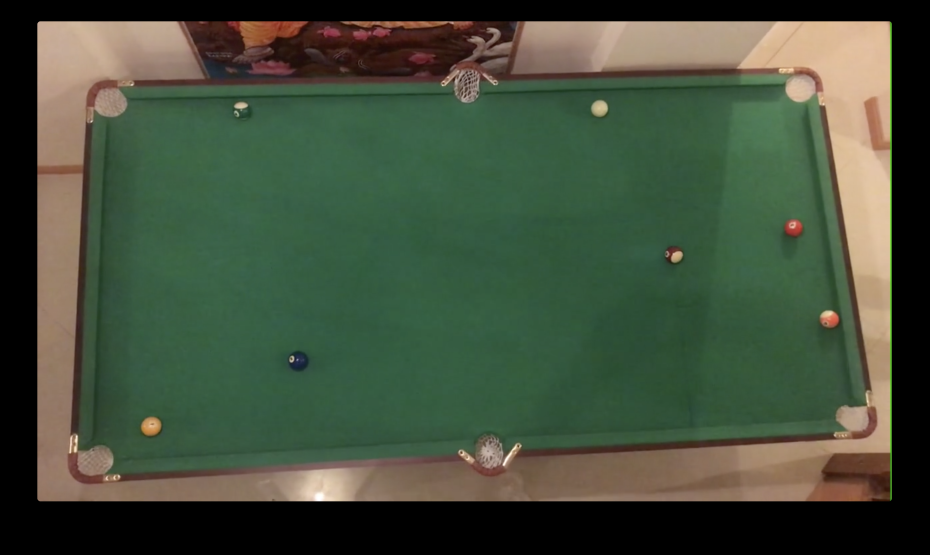
#> input picture 4BallSampleFrame2.png, 2788 x 1664 px (shown at 1/3 size)
$ python thresholding.py 4BallSampleFrame2.png
#> lines starting #> are read from the running program, lines starting #| are printed output that depends on the picture; after the words box and inside, x2 and y2 are one past the last pixel; in counts of white or black regions, pixels touching at a corner belong together
### transform.py
import sys
import numpy as np
import cv2

HUE_MAX = 180    # open cv does this so it stays within a uint8
HUE_WINDOW = 10

GREY_SAT = 60

def isGrey(hsvPixel):
    return hsvPixel[1] < GREY_SAT

# ------------------------   GET THE FELT COLOR  --------------------------
# assume that the most common hue in a give window is the felt hue
def findFeltHueAutomatic(hsv, given):
    if given != 'hsv':
        trhow("error: findFeltHueAutomatic expects a hsv")

    counts = np.zeros(HUE_MAX)
    for i in range(hsv.shape[0]):
        for j in range(hsv.shape[1]):
            if not isGrey(hsv[i][j]):
                counts[hsv[i][j][0]] += 1

    # get hue  window for the felt
    best = 0
    best_hue = 0
    for h in range(HUE_MAX):
        count = 0
        for w in range(HUE_WINDOW):
            count += counts[(h+w) % HUE_MAX]
        if count > best:
            best = count
            best_hue = h

    # actual hue center is offset
    return (best_hue + int(HUE_WINDOW/2)) % HUE_MAX


# ----------------------  Felt hue array  -----------------------------
# simply makes a lookup truth table for hue values
def isFeltHueArray(hue):

    # set those
    isFeltHue = [False] * HUE_MAX
    for w in range(HUE_WINDOW):
        isFeltHue[(hue + w - int(HUE_WINDOW/2) + HUE_MAX) % HUE_MAX] = True

    return isFeltHue


# ----------------------  Find the circles/balls  -----------------------------
# assumes the size of the balls don't change too much
# also assumes that the best matches are balls...
def getCircles(img, mask, radius, given):

    if given != 'bgr':
        throw("Error: getCircles only accepts bgr atm ")

    # gets the canny edges of the images
    canny = cv2.Canny(img, 100, 80)
    canny = cv2.bitwise_and(canny, canny, mask=mask)

    # cv2.imshow("pre", mask)

    kernel = np.ones((3,3),np.uint8)
    smoothed = cv2.dilate(canny, kernel,iterations = 1)
    smoothed = cv2.medianBlur(smoothed, 3)

    avg = np.add(canny/2, smoothed/2)
    avg = np.array(avg, dtype=np.uint8)

    # cv2.imshow("post", avg)

    circles = cv2.HoughCircles(avg, cv2.HOUGH_GRADIENT, 1, 1.5*radius,
                            param1=50,param2=6,minRadius=radius-1,maxRadius=radius+1)

    circles = np.uint16(np.around(circles))

    return circles[0]


def midPoint(tuple1, tuple2):
    x = int((tuple1[0] + tuple2[0])/2)
    y = int((tuple1[1] + tuple2[1])/2)
    return (x, y)


# ----------------------  Find the pockets  -----------------------------
# figure make an edge mask, then find 6 largest circles?
def getPockets(img, corners, radius):

    # # make a mask vaguely where corners are, and half way between them
    mask = np.zeros((img.shape[0],img.shape[1], 1),np.uint8)
    cv2.circle(mask, corners[0], radius*2, (255), -1)
    cv2.circle(mask, corners[1], radius*2, (255), -1)
    cv2.circle(mask, corners[2], radius*2, (255), -1)
    cv2.circle(mask, corners[3], radius*2, (255), -1)
    cv2.circle(mask, midPoint(corners[0], corners[1]), radius*2, (255), -1)
    cv2.circle(mask, midPoint(corners[1], corners[2]), radius*2, (255), -1)
    cv2.circle(mask, midPoint(corners[2], corners[3]), radius*2, (255), -1)
    cv2.circle(mask, midPoint(corners[3], corners[0]), radius*2, (255), -1)

    # gets the canny edges of the images
    canny = cv2.Canny(img, 100, 80)
    # cv2.imshow("demo", canny)
    canny = cv2.bitwise_and(canny, canny, mask=mask)

    kernel = np.ones((3,3),np.uint8)
    smoothed = cv2.dilate(canny, kernel,iterations = 1)
    smoothed = cv2.medianBlur(smoothed, 3)

    avg = np.add(canny/2, smoothed/2)
    avg = np.array(avg, dtype=np.uint8)

    # cv2.imshow("demo1", avg)
    # cv2.imshow("demo2", mask)
    # cv2.waitKey()

    circles = cv2.HoughCircles(avg, cv2.HOUGH_GRADIENT, 1, 10*radius,
                            param1=50,param2=4,minRadius=radius-1,maxRadius=radius+1)

    circles = np.uint16(np.around(circles))

    return circles[0][:6]

# -------------------- Automatic ball radius finder  -----------------------------
# assumes the size of the balls don't change too much
# also assumes there are a few balls to get the median of
def findBallRadiusAutomatic(img, mask, given):

    if given != 'bgr':
        throw("Error: getCircles only accepts bgr atm ")

    # gets the canny edges of the images
    canny =  cv2.Canny(img, 100, 80)
    # cv2.imshow("radius Auto canny", canny)
    canny = cv2.bitwise_and(canny, canny, mask=mask)

    kernel = np.ones((3,3),np.uint8)
    smoothed = cv2.dilate(canny, kernel,iterations = 1)
    smoothed = cv2.medianBlur(smoothed, 3)

    avg = np.add(smoothed/2, canny/2)
    avg = np.array(avg, dtype=np.uint8)

    # cv2.imshow("radius Auto avg", avg)
    # cv2.imshow("radius Auto mask", mask)
    # cv2.waitKey()

    # run the algorithm with many radii to try find the best match
    circles = cv2.HoughCircles(avg, cv2.HOUGH_GRADIENT, 1, 2,
                        param1=50,param2=10,minRadius=5,maxRadius=10)

    #run it again get the median radius of the top 5 circles to use next
    radius = int(np.median(circles[0,:5,2])) + 1 # err on the side of larger

    return radius

# ----------------------- get a filled in Table blob  --------------------------
# scales the image down, gets the mask based on felt hue, smooths it, fills it,
# scales it back to the original size, then returns it
def getTableMask(image, hue, given):

    if given != 'hsv':
        throw("Error: getTableMask only accepts hsv atm ")

    hsv = cv2.resize(image, (int(image.shape[1]/2), int(image.shape[0]/2)))
    isFeltHue = isFeltHueArray(hue)

    for i in range(hsv.shape[0]):
        for j in range(hsv.shape[1]):
            if isFeltHue[hsv[i][j][0]] and not isGrey(hsv[i][j]):
                hsv[i][j][2] = 255
            else:
                hsv[i][j][2] = 0

    mask = hsv[:,:,2]

    kernel = np.ones((5,5),np.uint8)
    mask = cv2.dilate(mask, kernel,iterations = 1)
    mask = cv2.medianBlur(mask, 5)
    mask = cv2.erode(mask, kernel,iterations = 1)
    mask = cv2.medianBlur(mask, 3)

    mask = getLargestBlob(mask)

    # assumes only 1 convex blob to fill in, hence the blob detection
    for i in range(mask.shape[0]):
        bot = 0
        top = mask.shape[1] - 1
        while mask[i][bot] == 0 and top > bot:
            bot += 1
        while mask[i][top] == 0 and top > bot:
            top -= 1
        if mask[i][top] == 0: #nothing to fill in
            continue
        for j in range(bot, top+1):
            mask[i][j] = 255
    for j in range(mask.shape[1]):
        left = 0
        right = mask.shape[0]  - 1
        while mask[left][j] == 0 and right > left:
            left += 1
        while mask[right][j] == 0 and right > left:
            right -= 1
        if mask[left][j] == 0: #nothing to fill in
            continue
        for i in range(left, right+1):
            mask[i][j] = 255

    mask = cv2.resize(mask, (image.shape[1], image.shape[0]))

    # clean up the image post resize
    thresh = mask > 40
    mask[thresh] = [255]
    # mask = cv2.medianBlur(mask, 3)

    return mask

# -------------------- Blob detection and largest blob  -----------------------
# takes in a thresholded image, setting largest blob to having 255 values, 0 elsewhere
def getLargestBlob(mask):

    # find the blobs with just the 4 connectivity ie up and left check
    blobs = np.zeros((mask.shape[0], mask.shape[1]), np.uint16)
    curr_label = 1 # 0 is for no label
    label_equiv = [0]
    counts = [0]
    for i in range(mask.shape[0]):
        for j in range(mask.shape[1]):

            # ignore if not anything
            if mask[i][j] == 0:
                blobs[i][j] = 0
                continue

            #check above
            if i > 0 and blobs[i-1][j] != 0:
                blobs[i][j] = label_equiv[blobs[i-1][j]]

                # check if the label equivalences need updating
                if j > 0 and blobs[i][j-1] != blobs[i-1][j] and blobs[i][j-1] != 0:
                    if label_equiv[blobs[i][j-1]] > label_equiv[blobs[i-1][j]]:
                        label_equiv[blobs[i][j-1]] = label_equiv[blobs[i-1][j]]
                    if label_equiv[blobs[i-1][j]] > label_equiv[blobs[i][j-1]]:
                        label_equiv[blobs[i-1][j]] = label_equiv[blobs[i][j-1]]

            # nothing above, check left
            elif j > 0 and blobs[i][j-1] != 0:
                    blobs[i][j] = blobs[i][j-1]

            # otherwise we need to make anew label
            else:
                blobs[i][j] = curr_label
                label_equiv.append(curr_label)
                counts.append(0)
                curr_label += 1

            counts[blobs[i][j]] += 1

    # shuffle the counts down to the lowest label
    for i in range(1, len(counts)):
        temp = counts[i]
        counts[i] = 0
        counts[label_equiv[i]] += temp

    # # find the largest label
    largest_count = 0
    largest_blob = 1
    for i in range(1, len(counts)):
        if largest_count < counts[i]:
            largest_blob = i
            largest_count = counts[i]

    # go through the equivalences and only keep the label with the largest label
    for i in range(mask.shape[0]):
        for j in range(mask.shape[1]):
            if label_equiv[blobs[i][j]] == largest_blob:
                mask[i][j] = 255
            else:
                mask[i][j] = 0
    return mask

# ------------------------- Hough line intersection  ----------------------------
# taken from https://stackoverflow.com/questions/46565975/find-intersection-point-of-two-lines-drawn-using-houghlines-opencv
def getIntersect(line1, line2):
    rho1, theta1 = line1
    rho2, theta2 = line2
    A = np.array([
        [np.cos(theta1), np.sin(theta1)],
        [np.cos(theta2), np.sin(theta2)]
    ])
    b = np.array([[rho1], [rho2]])
    x0, y0 = np.linalg.solve(A, b)
    x0, y0 = int(np.round(x0)), int(np.round(y0))
    intersect = [x0, y0]
    return (x0, y0)

# ------------------------ Get the table corners  ----------------------------
# TODO: change so that this only takes in a mask, or split up into find hough lines
# then pass this to a corners part
def getCorners(mask, given):

    if given != 'mask':
        throw("getCorners takes a mask")

    # get the edges, and make them thicker so theres more votes along the best axii
    edges = cv2.Canny(mask, 50, 20)
    edges = cv2.dilate(edges, np.ones((3,3),np.uint8))

    # https://docs.opencv.org/3.0-beta/doc/py_tutorials/py_imgproc/py_houghlines/py_houghlines.html
    # return lines sorted by their match. take the best 4 that aren't too similar

    # cv2.imshow('edges for line hough', edges)

    lines = cv2.HoughLines(edges,1,np.pi/360,30)
    min_d_rho = 40
    min_d_theta = 0.3
    savedLines = []

    # get the best 4 lines that aren't too close to eachother
    for line in lines:
        line = line[0]
        if len(savedLines) == 4:
            break
        too_close = False
        for saved in savedLines:
            d_rho = abs(abs(saved[0]) - abs(line[0]))
            d_theta = abs(saved[1] - line[1])
            d_theta = min(d_theta, np.pi - d_theta)
            if d_rho < min_d_rho and d_theta < min_d_theta:
                too_close = True
        if not too_close:
            savedLines.append([line[0], line[1]])

    # [15 lines of commented-out code are left out]
    best_d_theta = np.pi
    most_parallel = [False, False, False, False]
    for i in range(4):
        for j in range(i+1, 4):
            if abs(savedLines[i][1] - savedLines[j][1]) < best_d_theta:
                best_d_theta = abs(savedLines[i][1] - savedLines[j][1])
                most_parallel = [False, False, False, False]
                most_parallel[i] = True
                most_parallel[j] = True

    linesA = []
    linesB = []
    for i in range(4):
        if most_parallel[i]:
            linesA.append(savedLines[i])
        else:
            linesB.append(savedLines[i])

    corners = [
        getIntersect(linesA[0], linesB[0]),
        getIntersect(linesA[0], linesB[1]),
        getIntersect(linesA[1], linesB[1]),
        getIntersect(linesA[1], linesB[0])
    ]

    return corners


# -------------  Get matrix project table to 2:1 Rextange  --------------------
# finds the corners, then orders them(TODO), then finds which is the long one (TODO)
# then finds matrix that affine projects it all to a 2:1 rectangle
# [17 lines left out: function projectiveTransform, not called in this run]

# -------------  normalise sat and v values in a hsv with a mask  --------------------
# Just scales so that there is a 0 sat and a 255 sat, same for value
def normaliseSatAndVal(hsv, given):

    if given != 'hsv':
        throw("Error: getBalls only accepts hsv atm ")

    minS = np.min(hsv[:,:,1])
    maxS = np.max(hsv[:,:,1])
    minV = np.min(hsv[:,:,2])
    maxV = np.max(hsv[:,:,2])

    # x -> (x-x_min)*(255/(x_max-xmin)) -> (x-x_min)*x_scale
    np.subtract(hsv[:,:,1], minS)
    np.subtract(hsv[:,:,2], minV)
    np.multiply(hsv[:,:,1], 255.0/(maxS - minS))
    np.multiply(hsv[:,:,2], 255.0/(maxV - minV))

    return hsv


# --------------- Increase the contrast of saturation values -------------------
# makes less saturated pixels appear even greyer, and more saturated pixels more saturated
# Warning: a bit expensive
# def contrastSaturations(hsv, mask, given):
#
#     if given != 'hsv':
#         throw("Error: getBalls only accepts hsv atm ")
#
#     FORCE = 20.0 # smaller pushes the sat harder
#     for i in range(len(hsv)):
#         for j in range(len(hsv[i])):
#
#             if mask[i][j]:
#                 rescaled = (hsv[i][j][1] - 2.0*GREY_SAT)/FORCE
#                 hsv[i][j][1] = 255.0 * 1.0 / (1.0 + np.exp(-rescaled))
#
#     return hsv

### thresholding.py
#!/usr/bin/python3
import sys
import numpy as np
import cv2
import transform


def getBallsAndPockets(initial):
    hsv = cv2.cvtColor(initial, cv2.COLOR_BGR2HSV)
    hsv = transform.normaliseSatAndVal(hsv, 'hsv')
    img = cv2.cvtColor(hsv, cv2.COLOR_HSV2BGR)

    # find the table hue and table mask
    feltHue  = transform.findFeltHueAutomatic(hsv, 'hsv')
    isFeltHue = transform.isFeltHueArray(feltHue)
    tableMask  = transform.getTableMask(hsv, feltHue, 'hsv')

    # get the balls
    radius = transform.findBallRadiusAutomatic(img, tableMask, 'bgr')
    circles = transform.getCircles(img, tableMask, radius,'bgr')

    # get the corners,
    corners = transform.getCorners(tableMask, 'mask')

    # Now get pockets, and get better corner estimates now that we have pockets:
    corners = transform.getCorners(tableMask, 'mask')
    pockets = transform.getPockets(img, corners, int(radius*1.7))
    cornersMissed = 4
    for c in range(4):
        for p in range(len(pockets)):
            dx = corners[c][0] - pockets[p][0]
            dy = corners[c][1] - pockets[p][1]
            if np.sqrt(dx*dx + dy*dy) < 25:
                corners[c] = (int(pockets[p][0]), int(pockets[p][1]))
                cornersMissed -= 1
                break

    # maybe we didn't get all the corners?
    pockets = pockets[:(6-cornersMissed)]

    # modify the tableMask to have no go zones between the corners...

    cv2.line(tableMask, corners[0], corners[1], (255), 2)
    cv2.line(tableMask, corners[1], corners[2], (255), 2)
    cv2.line(tableMask, corners[2], corners[3], (255), 2)
    cv2.line(tableMask, corners[3], corners[0], (255), 2)

    for p in pockets:
        # draw the outer circle
        cv2.circle(tableMask, (p[0],p[1]), p[2]+2, (0), -1)
    # cv2.imshow("erv", tableMask)

    # go again with the new mask
    circles = transform.getCircles(img, tableMask, radius,'bgr')
    balls = []
    greenFound = False
    numFails = 0
    for c in circles:

        # see how many are felt
        numFelt = 0
        for i in range(3):
            for j in range(3):
                pix = hsv[c[1]-1+i][c[0]-1+j]
                if isFeltHue[pix[0]] and pix[1] > 50:
                    numFelt += 1

        # [6 lines of commented-out code are left out]


        if len(balls) > 16 or numFails >= 3:
            break

        # only allow the first green one
        if numFelt > 2:
            numFails += 1
            if greenFound:
                continue
            greenFound = True

        if tableMask[c[1]][c[0]] == 0:
            numFails += 1
            continue

        balls.append(c)

    return balls, pockets


if __name__ == "__main__":
    # take in the image and do some preProcessing
    initial = cv2.imread(sys.argv[1])
#> initial is the input picture: shape (1664, 2788, 3); mean B, G, R 59.8, 79.2, 67.4
    # scale = int(initial.shape[1]/700.0) + 1
    ratio = initial.shape[0]/initial.shape[1]
    # initial = cv2.resize(initial, (int(initial.shape[1]/scale), int(initial.shape[0]/scale)))
    initial = cv2.resize(initial, (600, int(ratio*600)))
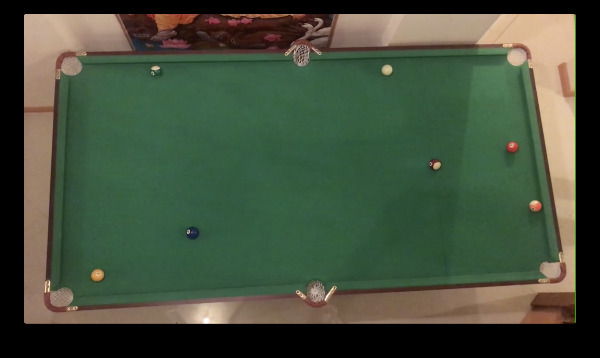
#> initial: shape (358, 600, 3); mean B, G, R 59.8, 79.2, 67.4
    balls, pockets = getBallsAndPockets(initial)
#> in normaliseSatAndVal, `minS = np.min(hsv[:,:,1])`: minS = 0
#> in normaliseSatAndVal, `maxS = np.max(hsv[:,:,1])`: maxS = 244
#> in normaliseSatAndVal, `minV = np.min(hsv[:,:,2])`: minV = 0
#> in normaliseSatAndVal, `maxV = np.max(hsv[:,:,2])`: maxV = 255
#> in getBallsAndPockets, `feltHue  = transform.findFeltHueAutomatic(hsv, 'hsv')`: feltHue = 68
#> in getBallsAndPockets, `isFeltHue = transform.isFeltHueArray(feltHue)`: isFeltHue = 180 items, first 6: False, False, False, False, False, False
#> after the loop in getLargestBlob, `for i in range(mask.shape[0]):`:
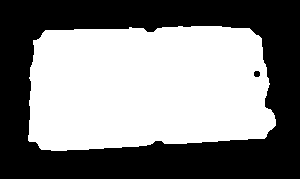
#> mask: shape (179, 300); 51% white; 2 black regions, box (x1, y1, x2, y2) and area: (0, 0, 300, 179) 26277, (254, 71, 260, 77) 32
#> after the loop in getTableMask, `for j in range(mask.shape[1]):`:
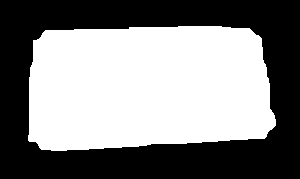
#> mask: shape (179, 300); 51.5% white; 1 black region, box (x1, y1, x2, y2) and area: (0, 0, 300, 179) 26034
#> in findBallRadiusAutomatic, `circles = cv2.HoughCircles(avg, cv2.HOUGH_GRADIENT, 1, 2, param1=50,pa..`: circles = 17 rows, first 8: [192.5, 232.5, 7.4], [386.5, 69.5, 6.6], [97.5, 274.5, 7.1], [300.5, 59.5, 8.2], [302.5, 59.5, 8.2], [434.5, 163.5, 6.9], [316.5, 287.5, 8.2], [95.5, 275.5, 6]
#> in findBallRadiusAutomatic, `radius = int(np.median(circles[0,:5,2])) + 1`: radius = 8
#> in getCircles, `circles = cv2.HoughCircles(avg, cv2.HOUGH_GRADIENT, 1, 1.5*radius, par..`: circles = [[316.5, 287.5, 8.4], [96.5, 273.5, 8.2], [535.5, 205.5, 7.4], [301.5, 58.5, 8.4], [387.5, 70.5, 7.4], [191.5, 232.5, 7.35], [511.5, 144.5, 8.2], [433.5, 164.5, 7.25]]
#> in getCircles, `circles = np.uint16(np.around(circles))`: circles = [[316, 288, 8], [96, 274, 8], [536, 206, 7], [302, 58, 8], [388, 70, 7], [192, 232, 7], [512, 144, 8], [434, 164, 7]]
#> in getCorners, `edges = cv2.dilate(edges, np.ones((3,3),np.uint8))`:
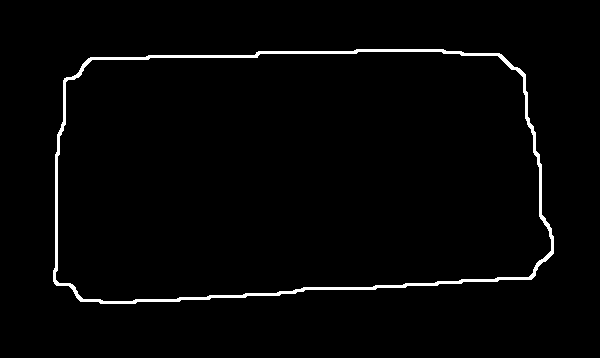
#> edges: shape (358, 600); 2.1% white; 1 white region, box (x1, y1, x2, y2) and area: (53, 49, 554, 304) 4451
#> in getCorners, `lines = cv2.HoughLines(edges,1,np.pi/360,30)`: lines = 722 rows, first 8: [309, 1.51], [61, 1.54], [312, 1.5], [306, 1.52], [63, 1.54], [59, 1.55], [51, 1.57], [302, 1.53]
#> the loop in getCorners, `for line in lines:` made 31 passes
#> after the loop in getCorners, `for line in lines:`: savedLines = [[309, 1.51], [61, 1.54], [60, 0.0175], [-501, 2.97]]
#> after the loop in getCorners, `for i in range(4):`: best_d_theta = 0.0349; most_parallel = [True, True, False, False]
#> after the loop in getCorners, `for i in range(4):`: linesA = [[309, 1.51], [61, 1.54]]; linesB = [[60, 0.0175], [-501, 2.97]]
#> in getIntersect, `rho1, theta1 = line1`: rho1 = 309; theta1 = 1.51
#> in getIntersect, `rho2, theta2 = line2`: rho2 = 60; theta2 = 0.0175
#> in getIntersect, `A = np.array([ [np.cos(theta1), np.sin(theta1)], [np.cos(theta2), np.s..`: A = [[0.061, 0.998], [1, 0.0175]]
#> in getIntersect, `b = np.array([[rho1], [rho2]])`: b = [309, 60]
#> in getIntersect, `x0, y0 = np.linalg.solve(A, b)`: x0 = [54.66]; y0 = [306.2]
#> in getIntersect, `x0, y0 = int(np.round(x0)), int(np.round(y0))`: x0 = 55; y0 = 306
#> in getIntersect, `intersect = [x0, y0]`: intersect = [55, 306]
#> in getCorners, `corners = [ getIntersect(linesA[0], linesB[0]), getIntersect(linesA[0]..`: corners = [(55, 306), (557, 275), (517, 47), (59, 59)]
#> the loop in getCorners (call 2), `for line in lines:` made 31 passes
#> in getPockets, `avg = np.add(canny/2, smoothed/2)`:
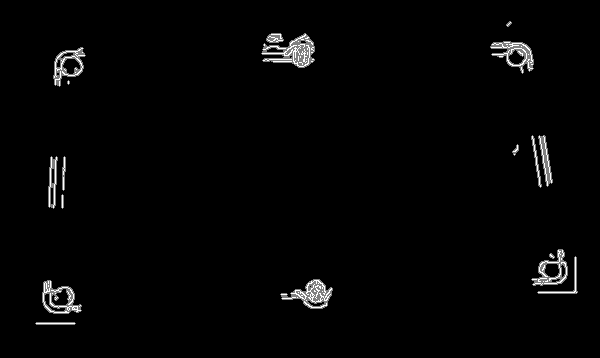
#> avg: shape (358, 600) float64; min 0, max 255, mean 4.7
#> in getPockets, `circles = cv2.HoughCircles(avg, cv2.HOUGH_GRADIENT, 1, 10*radius, para..`: circles = [[67.5, 63.5, 13.4], [551.5, 270.5, 13.4], [317.5, 292.5, 13.4], [54.5, 297.5, 13.4], [300.5, 53.5, 13.4], [517.5, 54.5, 12.3]]
#> in getPockets, `circles = np.uint16(np.around(circles))`: circles = [[68, 64, 13], [552, 270, 13], [318, 292, 13], [54, 298, 13], [300, 54, 13], [518, 54, 12]]
#> in getBallsAndPockets, `pockets = transform.getPockets(img, corners, int(radius*1.7))`: pockets has the same summary as circles in getPockets
#> after the loop in getBallsAndPockets, `for c in range(4):`: corners = [(54, 298), (552, 270), (518, 54), (68, 64)]; cornersMissed = 0
#> the loop in getBallsAndPockets, `for p in pockets:` made 6 passes
#> after the loop in getBallsAndPockets, `for p in pockets:`:
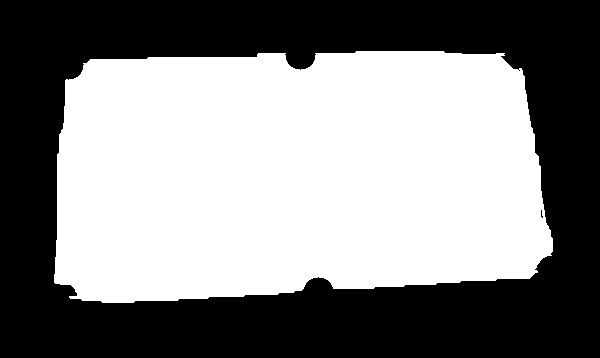
#> tableMask: shape (358, 600); min 0, max 255, mean 132.6
#> call 2 of getCircles, with radius = 8, given = 'bgr'
#> in getCircles (call 2), `smoothed = cv2.medianBlur(smoothed, 3)`:
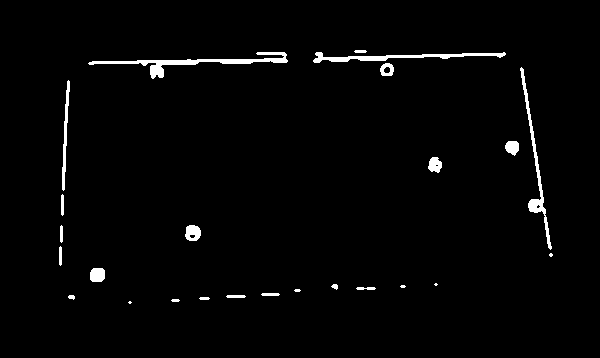
#> smoothed: shape (358, 600); 2% white; 25 white regions (5 under 20 px), largest, box (x1, y1, x2, y2) and area: (88, 52, 288, 79) 1062, (313, 52, 506, 63) 753, (520, 67, 552, 250) 733
#> in getCircles (call 2), `circles = cv2.HoughCircles(avg, cv2.HOUGH_GRADIENT, 1, 1.5*radius, par..`: circles = [[96.5, 273.5, 8.2], [387.5, 70.5, 7.4], [191.5, 232.5, 7.35], [535.5, 205.5, 7.35], [511.5, 144.5, 8.2], [433.5, 164.5, 7.25]]
#> in getCircles (call 2), `circles = np.uint16(np.around(circles))`: circles = [[96, 274, 8], [388, 70, 7], [192, 232, 7], [536, 206, 7], [512, 144, 8], [434, 164, 7]]
#> the loop in getBallsAndPockets, `for c in circles:` made 6 passes
#> after the loop in getBallsAndPockets, `for c in circles:`: balls has the same summary as circles in getCircles; numFails = 0
#> balls has the same summary as circles in getCircles; pockets = [[68, 64, 13], [552, 270, 13], [318, 292, 13], [54, 298, 13], [300, 54, 13], [518, 54, 12]]
    for c in balls:
        cv2.circle(initial, (c[0], c[1]), c[2]+1, (255,255,255), 1)
#> this loop made 6 passes
    for c in pockets:
        cv2.circle(initial, (c[0], c[1]), c[2]+1, (0,255,255), 1)
#> this loop made 6 passes
    cv2.imshow("1", initial)
    cv2.waitKey()
    sys.exit()
#> (the program exits here)
